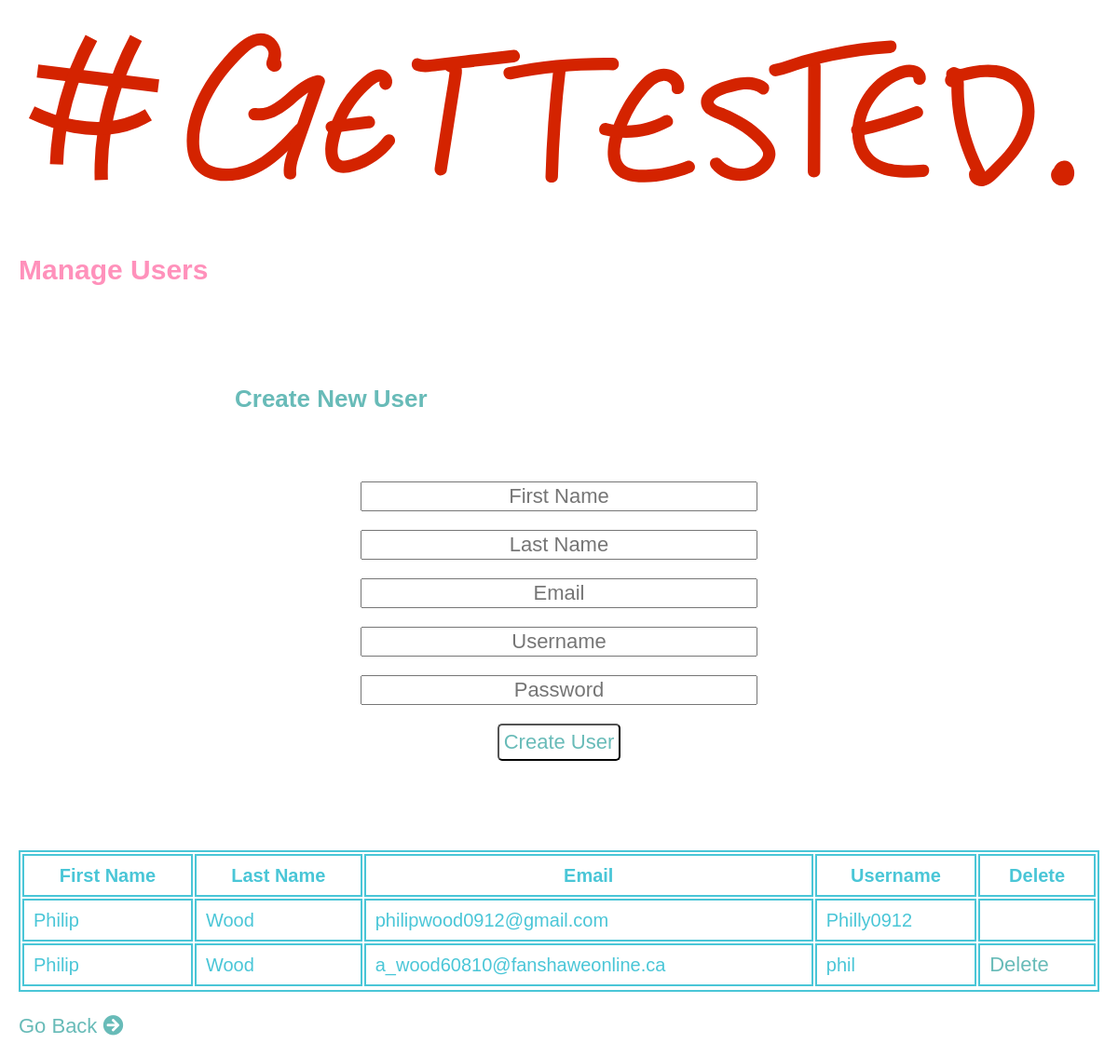
The app's page /admin/mng_users.php (signed in) with its own data.
### tables this page shows
CREATE TABLE `tbl_users` (
  `ID` int(11) NOT NULL,
  `F_Name` varchar(30) NOT NULL,
  `L_Name` varchar(30) NOT NULL,
  `Email` varchar(50) NOT NULL,
  `User_Name` varchar(40) NOT NULL,
  `User_Pass` varchar(255) NOT NULL
);

### admin/scripts/users.php (called while the page is built, shortened)
<?php
    function getAllUsers(){
        $pdo = Database::getInstance()->getConnection();
        $get_query = 'SELECT * FROM tbl_users';
        $get_user = $pdo->query($get_query);
        return $get_user;
    }

### admin/mng_users.php (the view, shortened to what this page needs)
<?php
    $users = getAllUsers();
?>
<!DOCTYPE html>
<html lang="en">
<head>
    <link rel="stylesheet" href="https://cdnjs.cloudflare.com/ajax/libs/font-awesome/5.11.2/css/all.css">
    <link rel="stylesheet" href="../public/css/main.css">
</head>
<body>
    <header>
        <img src="../public/images/fip_logo.svg" alt="logo">
    </header>
    <div class="sub-dashboard">
        <h2>Manage Users</h2>
        <form class="dashboard-form" action="mng_users.php" method="post">
            <h3>Create New User</h3>
            <input name="fname" type="text" value="" placeholder="First Name">
            <input name="lname" type="text" value="" placeholder="Last Name">
            <input name="email" type="email" value="" placeholder="Email">
            <input name="username" type="text" value="" placeholder="Username">
            <input name="password" type="text" value="" placeholder="Password">
            <button name="create">Create User</button>
        </form>
        <div class="table-form">
            <table>
                <tr>
                    <th>First Name</th>
                    <th>Last Name</th>
                    <th>Email</th>
                    <th>Username</th>
                    <th>Delete</th>
                </tr>
                <tbody>
                    <?php while($founduser = $users->fetch(PDO::FETCH_ASSOC)):?>
                        <tr>
                            <td><?php echo $founduser['F_Name'];?></td>
                            <td><?php echo $founduser['L_Name'];?></td>
                            <td><?php echo $founduser['Email'];?></td>
                            <td><?php echo $founduser['User_Name'];?></td>
                            <td><?php if($_SESSION['user_id'] === $founduser['ID']){continue;}?><a href="mng_users.php?id=<?php echo $founduser['ID'];?>">Delete</a></td>
                    <?php endwhile;?>
                </tbody>
            </table>
        </div>
        <a href="dashboard.php">Go Back <i class="fas fa-arrow-circle-right"></i></a>
    </div>
</body>
</html>

### public/css/main.css (style rules this page uses)
body { display:flex;flex-direction:column;margin:0 auto;justify-content:center;max-width:100%;background-image:url(../images/site_bg.png);background-repeat:no-repeat;background-position:top,center;font-family:"century-gothic",sans-serif;line-height:22px }
h2 { font-size:26px }
h3 { font-size:20px }
a { font-size:18px }
header { background:#fff;max-width:100%;padding:25px }
button { max-width:220px;height:40px;margin:0 auto;border-radius:5px;background:#fff;padding:3px;margin-bottom:20px }
.sub-dashboard { background-color:#fff;padding:20px;max-width:100% }
.sub-dashboard h2 { color:#ff91bb;font-size:30px;margin-bottom:50px }
.sub-dashboard h3 { color:#68bbb8;font-size:26px }
.sub-dashboard a { text-decoration:none;color:#68bbb8;font-size:22px }
.dashboard-form { display:flex;flex-direction:column;padding:40px;max-width:100% }
@media (min-width: 900px) { .dashboard-form { max-width:60%;margin:0 auto } }
.dashboard-form input { width:60%;margin:0 auto;font-size:22px;text-align:center;margin-bottom:20px }
.dashboard-form button { margin:0 auto;max-width:60%;padding:5px;font-size:22px;color:#68bbb8;margin-bottom:30px }
.table-form { width:100%;margin:0 auto;margin-bottom:25px }
.table-form table { width:100%;border:2px solid #4ac6d7 }
.table-form table tr,.table-form table td,.table-form table tr th { border:2px solid #4ac6d7;color:#4ac6d7;font-size:20px }
.table-form table td,.table-form table tr th { padding:10px }

### records on screen
tbl_users: F_Name "Philip", L_Name "Wood", Email "philipwood0912@gmail.com", User_Name "Philly0912"
tbl_users: F_Name "Philip", L_Name "Wood", Email "a_wood60810@fanshaweonline.ca", User_Name "phil"
